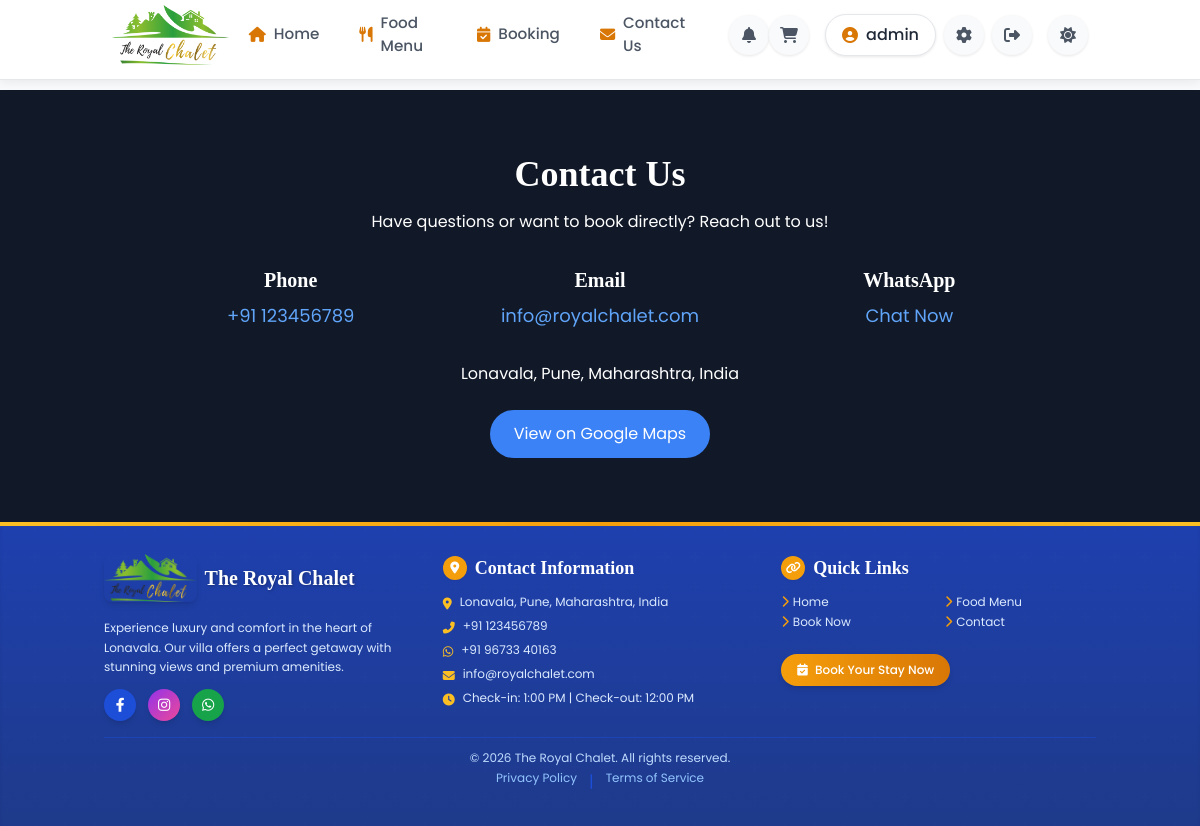
The page /contact-us (signed in) on the database its author committed.
### models.py (models this page shows)
class User(UserMixin, db.Model):
    id = db.Column(db.Integer, primary_key=True)
    username = db.Column(db.String(80), unique=True, nullable=False)
    email = db.Column(db.String(120), unique=True, nullable=False)
    password_hash = db.Column(db.String(128), nullable=False)
    is_admin = db.Column(db.Boolean, default=False)
    phone = db.Column(db.String(15))
    address = db.Column(db.Text)
    created_at = db.Column(db.DateTime, default=lambda: datetime.now(timezone.utc))
    last_login = db.Column(db.DateTime)
    bookings = db.relationship('Booking', backref='user', lazy=True)
    orders = db.relationship('FoodOrder', backref='user', lazy=True)
    reviews = db.relationship('Review', backref='user', lazy=True)

class VillaSettings(db.Model):
    id = db.Column(db.Integer, primary_key=True)
    setting_key = db.Column(db.String(100), unique=True, nullable=False)
    setting_value = db.Column(db.Text, nullable=False)
    description = db.Column(db.String(200))
    updated_at = db.Column(db.DateTime, default=lambda: datetime.now(timezone.utc), onupdate=lambda: datetime.now(timezone.utc))

### app.py (the view)
@app.route('/contact-us')
def contact_us():
    return render_template('standalone_contact.html')

### app.py (called while the page is built)
@app.context_processor
def inject_now():
    return {'now': datetime.now()}

@app.template_filter('format_time')
def format_time(value):
    try:
        if ':' in value:
            hours, minutes = map(int, value.split(':'))
            period = 'AM' if hours < 12 else 'PM'
            hours = hours % 12
            if hours == 0:
                hours = 12
            return f"{hours}:{minutes:02d} {period}"
        return value
    except (ValueError, AttributeError):
        return value

@app.context_processor
def inject_settings():
    settings = {}
    try:
        for setting in VillaSettings.query.all():
            settings[setting.setting_key] = setting.setting_value
    except:
        pass
    return {'villa_settings': settings}

@login_manager.user_loader
def load_user(user_id):
    return User.query.get(int(user_id))

@app.after_request
def add_header(response):
    if 'Cache-Control' not in response.headers:
        response.headers['Cache-Control'] = 'public, max-age=31536000'
    return response

### templates/standalone_contact.html
{% extends 'base.html' %}
{% block content %}
<section class="py-16 bg-gray-900 text-white">
  <div class="container mx-auto px-4 text-center">
    <h2 class="text-4xl font-bold mb-4">Contact Us</h2>
    <p class="mb-8">Have questions or want to book directly? Reach out to us!</p>
    <div class="grid grid-cols-1 md:grid-cols-3 gap-8 max-w-4xl mx-auto">
      <div class="text-center">
        <h3 class="text-xl font-bold mb-2">Phone</h3>
        <a href="tel:{{ villa_settings.get('contact_phone', '+91 96733 40163') }}" class="text-blue-400 hover:text-blue-300 text-lg">
          {{ villa_settings.get('contact_phone', '+91 96733 40163') }}
        </a>
      </div>
      <div class="text-center">
        <h3 class="text-xl font-bold mb-2">Email</h3>
        <a href="mailto:{{ villa_settings.get('contact_email', 'info@theroyalchalet.com') }}" class="text-blue-400 hover:text-blue-300 text-lg">
          {{ villa_settings.get('contact_email', 'info@theroyalchalet.com') }}
        </a>
      </div>
      <div class="text-center">
        <h3 class="text-xl font-bold mb-2">WhatsApp</h3>
        <a href="https://wa.me/{{ villa_settings.get('contact_whatsapp', '919673340163') }}?text=Hello%2C%20I%20am%20interested%20in%20booking%20The%20Royal%20Chalet." class="text-blue-400 hover:text-blue-300 text-lg">
          Chat Now
        </a>
      </div>
    </div>
    <p class="mt-8">{{ villa_settings.get('contact_address', 'Lonavala, Pune, Maharashtra, India') }}</p>
    <div class="mt-6">
      <a href="{{ villa_settings.get('google_maps_link', 'https://maps.app.goo.gl/keAEvCm7eewRqUiL7') }}" target="_blank" class="inline-block bg-blue-500 hover:bg-blue-600 text-white px-6 py-3 rounded-full transition-all duration-300">
        View on Google Maps
      </a>
    </div>
  </div>
</section>
{% endblock %}

### templates/base.html (shortened to what this page needs)
<!DOCTYPE html>
<html lang="en">
<head>
    <script src="https://cdn.tailwindcss.com"></script>
    <link rel="stylesheet" href="{{ url_for('static', filename='css/styles.min.css') }}">
    <link rel="stylesheet" href="https://unpkg.com/aos@2.3.1/dist/aos.css" />
    <link rel="stylesheet" href="https://cdnjs.cloudflare.com/ajax/libs/font-awesome/6.4.0/css/all.min.css">
</head>
<body class="bg-gray-50 dark:bg-gray-900 text-gray-800 dark:text-gray-200 min-h-screen flex flex-col transition-colors duration-300">
    <nav class="bg-white dark:bg-gray-900 fixed w-full top-0 z-[1000] transition-all duration-300 border-b border-gray-200 dark:border-gray-800 header-nav">
      <div class="container mx-auto px-4 md:px-6">
        <div class="flex justify-between items-center h-full">
          <a href="{{ url_for('index') }}" class="flex items-center">
            <div class="logo-container">
              <img src="{{ url_for('static', filename='Rc.png') }}"
                 alt="Royal Chalet Logo"
                 class="h-full w-auto object-contain">
            </div>
          </a>
          <div class="hidden lg:flex items-center">
            <div class="flex">
              <a href="{{ url_for('index') }}" class="nav-item flex items-center {% if request.path == url_for('index') %}active{% endif %}">
                <i class="fas fa-home mr-2 text-amber-600"></i>Home
              </a>
              <a href="{{ url_for('menu') }}" class="nav-item flex items-center {% if request.path == url_for('menu') %}active{% endif %}">
                <i class="fas fa-utensils mr-2 text-amber-600"></i>Food Menu
              </a>
              <a href="{{ url_for('booking') }}" class="nav-item flex items-center {% if request.path == url_for('booking') %}active{% endif %}">
                <i class="fas fa-calendar-check mr-2 text-amber-600"></i>Booking
              </a>
              <a href="{{ url_for('contact') }}" class="nav-item flex items-center {% if request.path == url_for('contact') %}active{% endif %}">
                <i class="fas fa-envelope mr-2 text-amber-600"></i>Contact Us
              </a>
            </div>
            <div class="ml-6 flex items-center">
              <a href="{{ url_for('notifications_page') }}" class="icon-button relative {% if request.path == url_for('notifications_page') %}bg-amber-100 text-amber-600{% endif %}">
                <i class="fas fa-bell"></i>
                {% set unread_count = current_user.notifications|selectattr('is_read', 'equalto', false)|list|length if current_user.is_authenticated else 0 %}
              </a>
              <a href="{{ url_for('cart') }}" class="icon-button relative {% if request.path == url_for('cart') %}bg-amber-100 text-amber-600{% endif %}">
                <i class="fas fa-shopping-cart"></i>
              </a>
              {% if current_user.is_authenticated %}
                <div class="flex items-center ml-4">
                  <a href="{{ url_for('profile') }}" class="profile-button">
                    <i class="fas fa-user-circle text-amber-600 mr-2"></i>
                    <span class="max-w-[120px] truncate font-medium">{{ current_user.username }}</span>
                  </a>
                  {% if current_user.is_admin %}
                    <a href="{{ url_for('admin_dashboard') }}" class="icon-button ml-2" title="Admin Dashboard">
                      <i class="fas fa-cog"></i>
                    </a>
                  {% endif %}
                  <a href="{{ url_for('logout') }}" class="icon-button ml-2" title="Logout">
                    <i class="fas fa-sign-out-alt"></i>
                  </a>
                </div>
              {% endif %}
              <button id="theme-toggle" class="icon-button ml-4" title="Toggle Dark Mode">
                <i class="fas fa-sun dark:hidden"></i>
              </button>
            </div>
          </div>
        </div>
      </div>
                {% set unread_count = current_user.notifications|selectattr('is_read', 'equalto', false)|list|length if current_user.is_authenticated else 0 %}
    </nav>
    <div class="content-wrapper">
    <main class="flex-grow pb-20 md:pb-0">
      {% block content %}{% endblock %}
    </main>
    <footer class="bg-gradient-to-b from-blue-800 to-blue-900 dark:from-gray-800 dark:to-gray-900 text-white py-8 shadow-inner transition-colors duration-300 relative overflow-hidden">
      <div class="absolute top-0 left-0 w-full h-1 bg-gradient-to-r from-amber-400 via-amber-500 to-amber-400"></div>
      <div class="absolute inset-0 bg-pattern opacity-5"></div>
      <div class="container mx-auto px-4 relative z-10">
        <div class="grid grid-cols-1 md:grid-cols-3 gap-6">
          <div class="flex flex-col items-center md:items-start space-y-3">
            <div class="flex items-center mb-1">
              <img src="{{ url_for('static', filename='Rc.png') }}"
                 alt="The Royal Chalet Logo"
                 class="h-12 w-auto rounded-lg shadow-md mix-blend-multiply mr-2">
              <h3 class="text-xl font-bold text-white">
                <span class="block" style="font-family: 'Brush Script MT', 'Great Vibes', 'Allura', cursive; text-shadow: 1px 1px 3px rgba(0,0,0,0.3);">
                  The Royal Chalet
                </span>
              </h3>
            </div>
            <p class="text-blue-100 dark:text-gray-300 text-xs leading-relaxed text-center md:text-left">
              Experience luxury and comfort in the heart of Lonavala. Our villa offers a perfect getaway with stunning views and premium amenities.
            </p>
            <div class="flex space-x-3 mt-2">
              <a href="https://www.facebook.com/profile.php?id=100092981711228&mibextid=rS40aB7S9Ucbxw6v" target="_blank" rel="noopener noreferrer"
                 class="bg-blue-700 hover:bg-blue-600 w-8 h-8 rounded-full flex items-center justify-center transition-all duration-300 shadow-md hover:shadow-lg hover:-translate-y-1">
                <i class="fab fa-facebook-f text-sm"></i>
              </a>
              <a href="https://www.instagram.com/villa_theroyalchalet?igsh=eWZlbTR0djFvbjIw" target="_blank" rel="noopener noreferrer"
                 class="bg-gradient-to-br from-purple-600 to-pink-500 hover:from-purple-500 hover:to-pink-400 w-8 h-8 rounded-full flex items-center justify-center transition-all duration-300 shadow-md hover:shadow-lg hover:-translate-y-1">
                <i class="fab fa-instagram text-sm"></i>
              </a>
              <a href="https://wa.me/917420080555" target="_blank" rel="noopener noreferrer"
                 class="bg-green-600 hover:bg-green-500 w-8 h-8 rounded-full flex items-center justify-center transition-all duration-300 shadow-md hover:shadow-lg hover:-translate-y-1">
                <i class="fab fa-whatsapp text-sm"></i>
              </a>
            </div>
          </div>
          <div class="flex flex-col items-center md:items-start">
            <h3 class="text-lg font-semibold mb-3 flex items-center">
              <span class="w-6 h-6 bg-amber-500 rounded-full flex items-center justify-center mr-2 shadow-sm">
                <i class="fas fa-map-marker-alt text-white text-xs"></i>
              </span>
              Contact Information
            </h3>
            <div class="space-y-2 text-xs">
              <p class="text-blue-100 dark:text-gray-300 flex items-start">
                <i class="fas fa-map-marker-alt text-amber-400 mr-2 mt-1"></i>
                <span>{{ villa_settings.get('contact_address', 'Lonavala, Pune, Maharashtra') }}</span>
              </p>
              <p class="text-blue-100 dark:text-gray-300 flex items-start">
                <i class="fas fa-phone-alt text-amber-400 mr-2 mt-1"></i>
                <span>{{ villa_settings.get('contact_phone', '+91 7420080555') }}</span>
              </p>
              <p class="text-blue-100 dark:text-gray-300 flex items-start">
                <i class="fab fa-whatsapp text-amber-400 mr-2 mt-1"></i>
                <span>{{ villa_settings.get('contact_whatsapp', '+91 7420080555') }}</span>
              </p>
              <p class="text-blue-100 dark:text-gray-300 flex items-start">
                <i class="fas fa-envelope text-amber-400 mr-2 mt-1"></i>
                <span>{{ villa_settings.get('contact_email', 'info@theroyalchalet.com') }}</span>
              </p>
              <p class="text-blue-100 dark:text-gray-300 flex items-start">
                <i class="fas fa-clock text-amber-400 mr-2 mt-1"></i>
                <span>Check-in: {{ villa_settings.get('check_in_time', '14:00') | format_time }} | Check-out: {{ villa_settings.get('check_out_time', '11:00') | format_time }}</span>
              </p>
            </div>
          </div>
          <div class="flex flex-col">
            <h3 class="text-lg font-semibold mb-3 flex items-center justify-center md:justify-start">
              <span class="w-6 h-6 bg-amber-500 rounded-full flex items-center justify-center mr-2 shadow-sm">
                <i class="fas fa-link text-white text-xs"></i>
              </span>
              Quick Links
            </h3>
            <div class="grid grid-cols-2 gap-x-3 gap-y-1 mb-4 text-xs">
              <a href="{{ url_for('index') }}" class="text-blue-100 dark:text-gray-300 hover:text-amber-400 dark:hover:text-amber-400 transition-colors duration-300 flex items-center">
                <i class="fas fa-chevron-right text-xs mr-1 text-amber-500"></i>Home
              </a>
              <a href="{{ url_for('menu') }}" class="text-blue-100 dark:text-gray-300 hover:text-amber-400 dark:hover:text-amber-400 transition-colors duration-300 flex items-center">
                <i class="fas fa-chevron-right text-xs mr-1 text-amber-500"></i>Food Menu
              </a>
              <a href="{{ url_for('booking') }}" class="text-blue-100 dark:text-gray-300 hover:text-amber-400 dark:hover:text-amber-400 transition-colors duration-300 flex items-center">
                <i class="fas fa-chevron-right text-xs mr-1 text-amber-500"></i>Book Now
              </a>
              <a href="{{ url_for('contact') }}" class="text-blue-100 dark:text-gray-300 hover:text-amber-400 dark:hover:text-amber-400 transition-colors duration-300 flex items-center">
                <i class="fas fa-chevron-right text-xs mr-1 text-amber-500"></i>Contact
              </a>
            </div>
            <div class="mt-2 flex justify-center md:justify-start">
              <a href="{{ url_for('booking') }}" class="inline-block bg-gradient-to-r from-amber-500 to-amber-600 hover:from-amber-400 hover:to-amber-500 text-white px-4 py-2 rounded-full text-xs font-medium transition-all duration-300 shadow-md hover:shadow-lg transform hover:-translate-y-1">
                <i class="fas fa-calendar-check mr-1"></i> Book Your Stay Now
              </a>
            </div>
          </div>
        </div>
        <div class="mt-4 pt-3 border-t border-blue-700/50 dark:border-gray-700/50 text-center">
          <p class="text-blue-200 dark:text-gray-400 text-xs">&copy; {{ now.year }} The Royal Chalet. All rights reserved.</p>
          <div class="mt-1 flex justify-center space-x-3">
            <a href="#" class="text-blue-300 dark:text-gray-500 hover:text-amber-400 dark:hover:text-amber-400 text-xs transition-colors duration-300">Privacy Policy</a>
            <span class="text-blue-700 dark:text-gray-600">|</span>
            <a href="#" class="text-blue-300 dark:text-gray-500 hover:text-amber-400 dark:hover:text-amber-400 text-xs transition-colors duration-300">Terms of Service</a>
          </div>
        </div>
      </div>
    </footer>
    </div>
</body>
</html>

### templates/base.html (style rules this page uses)
body { font-family: 'Poppins', 'Open Sans', 'sans-serif'; font-size: 16px; line-height: 1.6; color: #333; }
h1, h2, h3, h4, h5, h6 { font-family: 'Playfair Display', serif; font-weight: 600; line-height: 1.3; }
h2 { font-size: 2rem; }
h3 { font-size: 1.75rem; }
p { margin-bottom: 1rem; }
.content-wrapper { padding-top: 90px; }

### rows shown on the page
User: username "admin"
VillaSettings: get "+91 123456789"
VillaSettings: get "info@royalchalet.com"
VillaSettings: get "Lonavala, Pune, Maharashtra, India"
VillaSettings: get "+91 96733 40163"
VillaSettings: get "1:00 PM"
VillaSettings: get "12:00 PM"
